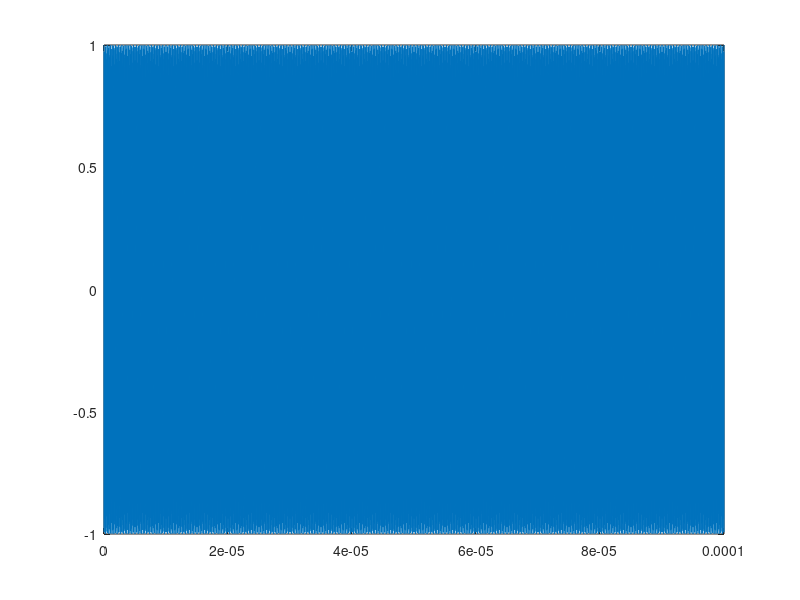
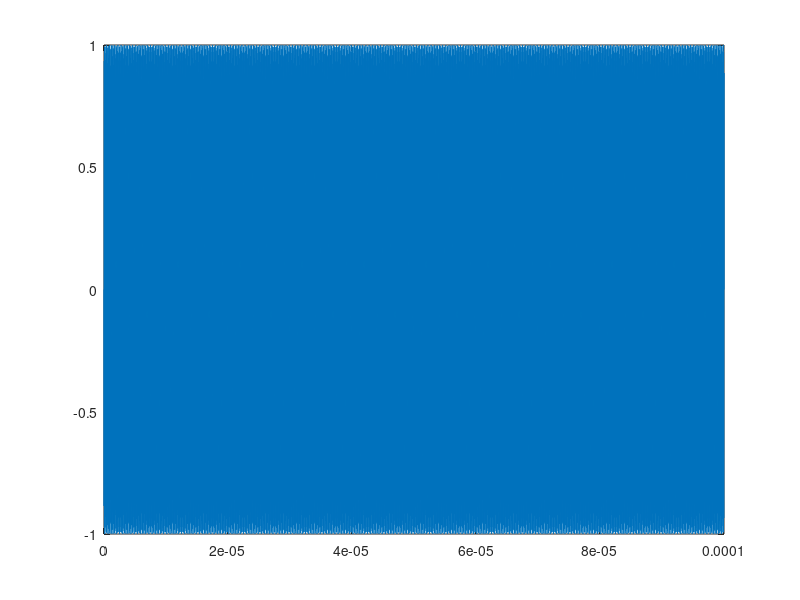

Source code (MATLAB) for these figures, in order: (Note: this script raises an error after producing the figures.)
clear; close all; clc;

Fs = 100e6;
Ts = 1 / Fs;
t = (0:Ts:1e-4).';
Ns = uint64(length(t));

f0 = 82.7e6;
w0 = 2 * pi * f0;
x = exp(1j * w0 * t);

figure();
plot(t, real(x));

figure();
plot(t, imag(x));

delete in_data.nc

nccreate('in_data.nc', 'sampling_frequency',...
          'Format', 'netcdf4');
ncwrite('in_data.nc', 'sampling_frequency', Fs);

nccreate('in_data.nc', 'sampling_period');
ncwrite('in_data.nc', 'sampling_period', Ts);

nccreate('in_data.nc', 'sample_count');
ncwrite('in_data.nc', 'sample_count', Ns);

nccreate('in_data.nc', 'time',...
         'Dimensions', {'t', Ns});
ncwrite('in_data.nc', 'time', t);

nccreate('in_data.nc', 'rx_data',...
         'Dimensions', {'complex', 2, 't', Ns});
ncwrite('in_data.nc', 'rx_data', [real(x) imag(x)].');

tic
xs = fft(x);
toc